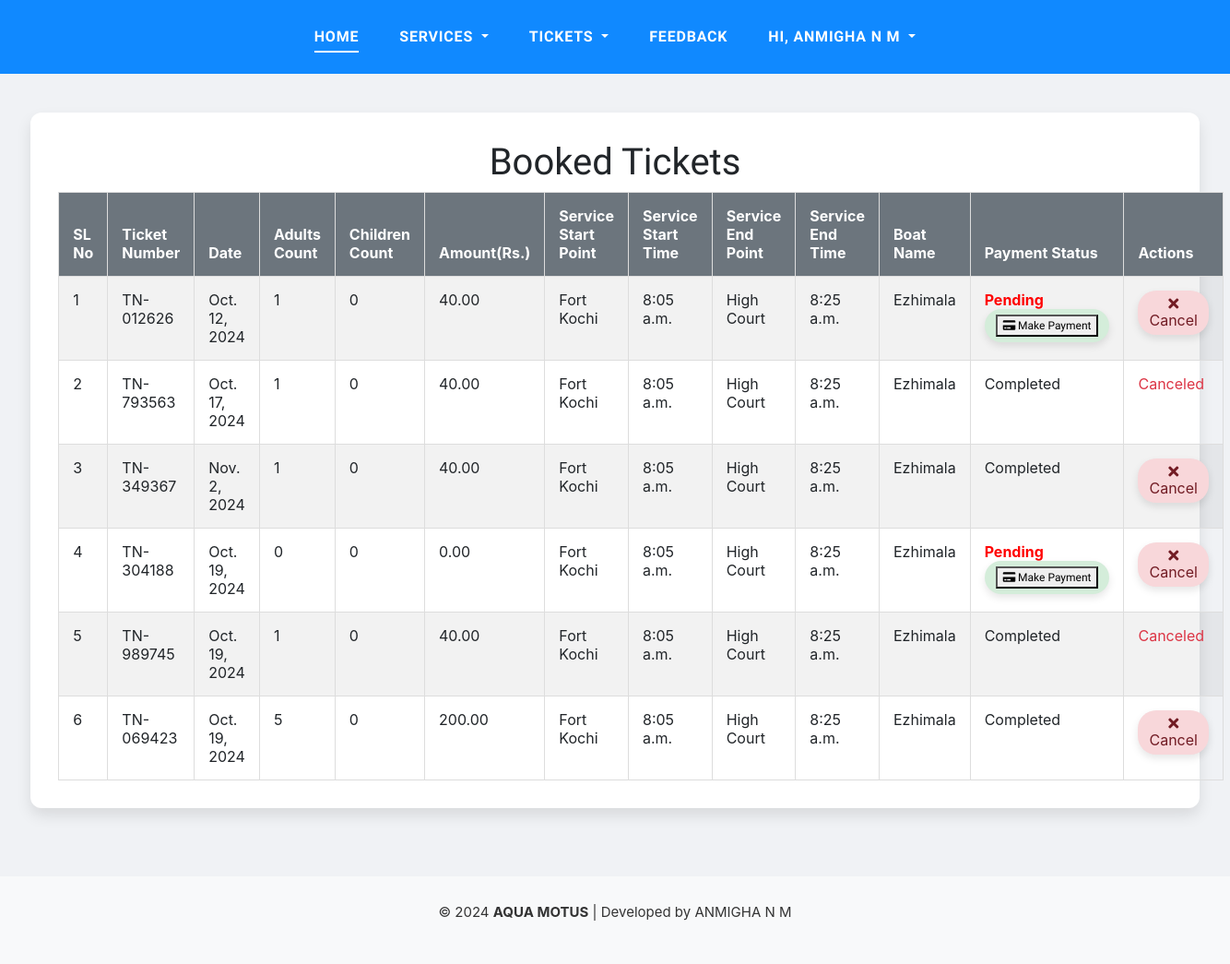
/User/ViewTicketBooking/ (signed in), run on an earlier commit of the app's database.
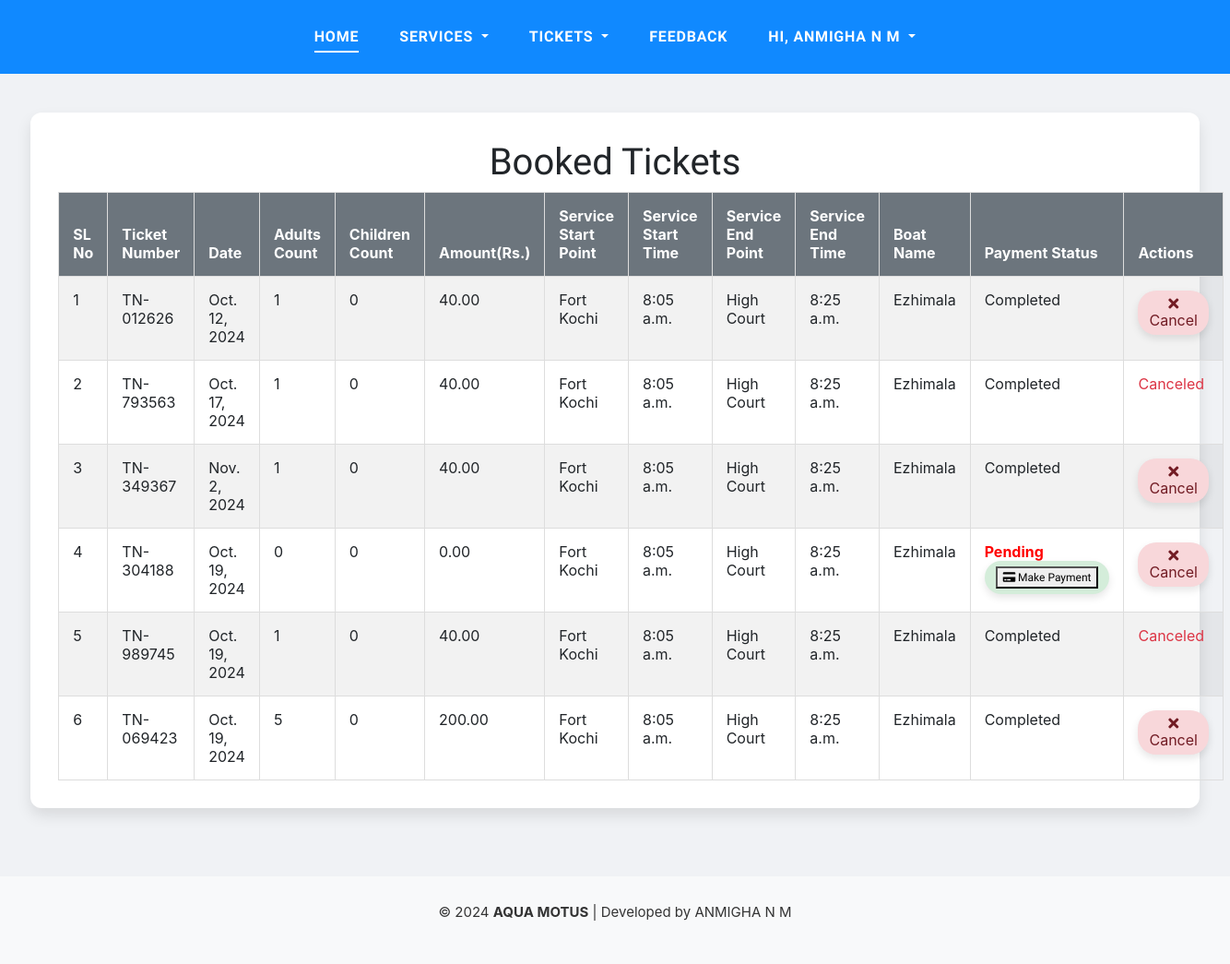
And on a later commit of the database.
### User/models.py (models this page shows, shortened)
class tbl_ticketbooking(models.Model):
    date = models.DateField()
    ticket_number = models.CharField(max_length=20, unique=True, blank=True, null=True)
    adults_count = models.CharField(max_length=20)
    childrens_count = models.CharField(max_length=20)
    book_amount = models.DecimalField(max_digits=10, decimal_places=2)  # Use DecimalField for monetary values
    service = models.ForeignKey(tbl_services, on_delete=models.CASCADE, default=1)
    user = models.ForeignKey(settings.AUTH_USER_MODEL, on_delete=models.CASCADE)
    payment = models.IntegerField(default=0)  # False for pending, True for completed
    payment_id = models.CharField(max_length=100, blank=True, null=True)  # Store payment ID if available
    refund_amount = models.DecimalField(max_digits=10, decimal_places=2, null=True, blank=True)

### StationMaster/models.py (models this page shows)
class tbl_services(models.Model):
    assignboat_boat = models.ForeignKey(tbl_boat, on_delete=models.CASCADE, default=1)  # Assuming 1 is a valid tbl_boat ID
    services_startpoint = models.ForeignKey(tbl_place, on_delete=models.CASCADE, related_name='services_startpoints')
    services_endpoint = models.ForeignKey(tbl_place, on_delete=models.CASCADE, related_name='services_endpoints')
    assignboat_starttime = models.TimeField(default=time(0, 0))  # Default to 00:00:00
    duration = models.DurationField(null=True, blank=True)  # Store duration as a time period
    rate = models.FloatField(default=0.0)
    status = models.IntegerField(default=1)

### WebAdmin/models.py (models this page shows, shortened)
class tbl_place(models.Model):
    place_name = models.CharField(max_length=100)
    district = models.ForeignKey(tbl_district, on_delete=models.CASCADE)
    status = models.IntegerField(choices=[(0, 'Inactive'), (1, 'Active')], default=1)

class tbl_boat(models.Model):
    STATUS_CHOICES = [
        (1, 'Active'),
        (0, 'Inactive'),
    ]
    boat_name = models.CharField(max_length=20)
    boat_service = models.CharField(max_length=50,default='1')
    boat_deck = models.CharField(max_length=50,default='Single Deck')
    boat_capacity = models.IntegerField()
    boat_entrydate = models.DateField()
    status = models.IntegerField(choices=STATUS_CHOICES, default=1)

### User/views.py (the view)
# urls.py: path('ViewTicketBooking/',views.viewticketbooking,name='ViewTicketBooking'),
@never_cache
@login_required
def viewticketbooking(request):
    user1 = request.user
    bookings = tbl_ticketbooking.objects.filter(user=user1)
    for booking in bookings:
        start_time = booking.service.assignboat_starttime
        duration = booking.service.duration
        if start_time and duration:
            start_datetime = datetime.combine(datetime.today(), start_time)
            end_datetime = start_datetime + duration
            booking.service_end_time = end_datetime.time()
        else:
            booking.service_end_time = "N/A"
    for booking in bookings:
        if booking.refund_amount:
            booking.refund_amount_display = booking.refund_amount / 100
    today = timezone.now().date()
    return render(request, "User/ViewTicketBooking.html", {"booking": bookings, 'user': user1, 'today': today})

### User/Templates/User/ViewTicketBooking.html (shortened to what this page needs)
{% extends 'User/HomePage.html' %}
{% load static %}
{% block content %}
<!DOCTYPE html>
<html lang="en">
<head>
    <link rel="stylesheet" href="https://stackpath.bootstrapcdn.com/bootstrap/4.5.2/css/bootstrap.min.css">
    <link rel="stylesheet" href="https://cdnjs.cloudflare.com/ajax/libs/font-awesome/5.15.4/css/all.min.css">
</head>
<body><br><br><br>
    <div id="tickets-container" class="container-fluid">
        <h1 class="text-center">Booked Tickets</h1>
        <table id="tickets-table" class="table table-striped">
            <thead>
                <tr>
                    <th>SL No</th>
                    <th>Ticket Number</th>
                    <th>Date</th>
                    <th>Adults Count</th>
                    <th>Children Count</th>
                    <th>Amount(Rs.)</th>
                    <th>Service Start Point</th>
                    <th>Service Start Time</th>
                    <th>Service End Point</th>
                    <th>Service End Time</th>
                    <th>Boat Name</th>
                    <th>Payment Status</th>
                    <th>Actions</th>
                </tr>
            </thead>
            <tbody>
                {% for item in booking %}
                <tr>
                    <td>{{ forloop.counter }}</td>
                    <td>{{ item.ticket_number }}</td>
                    <td>{{ item.date }}</td>
                    <td>{{ item.adults_count }}</td>
                    <td>{{ item.childrens_count }}</td>
                    <td>{{ item.book_amount }}</td>
                    <td>{{ item.service.services_startpoint.place_name }}</td>
                    <td>{{ item.service.assignboat_starttime }}</td>
                    <td>{{ item.service.services_endpoint.place_name }}</td>
                    <td>{{ item.service_end_time }}</td>
                    <td>
                        {% if item.service.assignboat_boat %}
                        {{ item.service.assignboat_boat.boat_name }}
                        {% else %}
                        <span style="color: red;">N/A</span>
                        {% endif %}
                    </td>
                    <td>
                        {% if item.payment %}
                        <span class="status-payed">Completed</span>
                        {% else %}
                        <span class="status-not-payed">Pending</span>
                        <a href="{% url 'WebUser:payment_section' %}?booking_id={{ item.id }}" class="btn btn-make-payment">
                            <button > <i class="fas fa-credit-card"></i> Make Payment</button>
                        </a>
                        {% endif %}
                    </td>
                    <td>
                        {% if not item.payment_id %}
                        <button class="btn-cancel-booking" onclick="confirmCancel('{{ item.id }}')"><i class="fas fa-times"></i> Cancel</button>
                        {% elif item.payment_id and item.payment != 2 and item.payment != 3 %}
                        <button class="btn-cancel-booking" onclick="confirmCanceled('{{ item.id }}')"><i class="fas fa-times"></i> Cancel</button>
                        {% elif item.payment == 2 %}
                        <span class="text-danger">Canceled</span>
                        {% elif item.payment == 3 %}
                        <span class="text-danger">Refunded Rs.{{ item.refund_amount_display }}</span>
                        {% endif %}
                    </td>
                </tr>
                {% empty %}
                <tr>
                    <td colspan="13" class="text-center">No Tickets Booked.</td>
                </tr>
                {% endfor %}
            </tbody>
        </table>
    </div><br>
</body>
</html>
{% endblock content %}

What changed in the data, as far as the page shows it:
changed tbl_ticketbooking "TN-012626": payment_id empty → "pay_PHH1OQ4t7RJK9J" (drawn); payment "Pending Make Payment" → "Completed"
